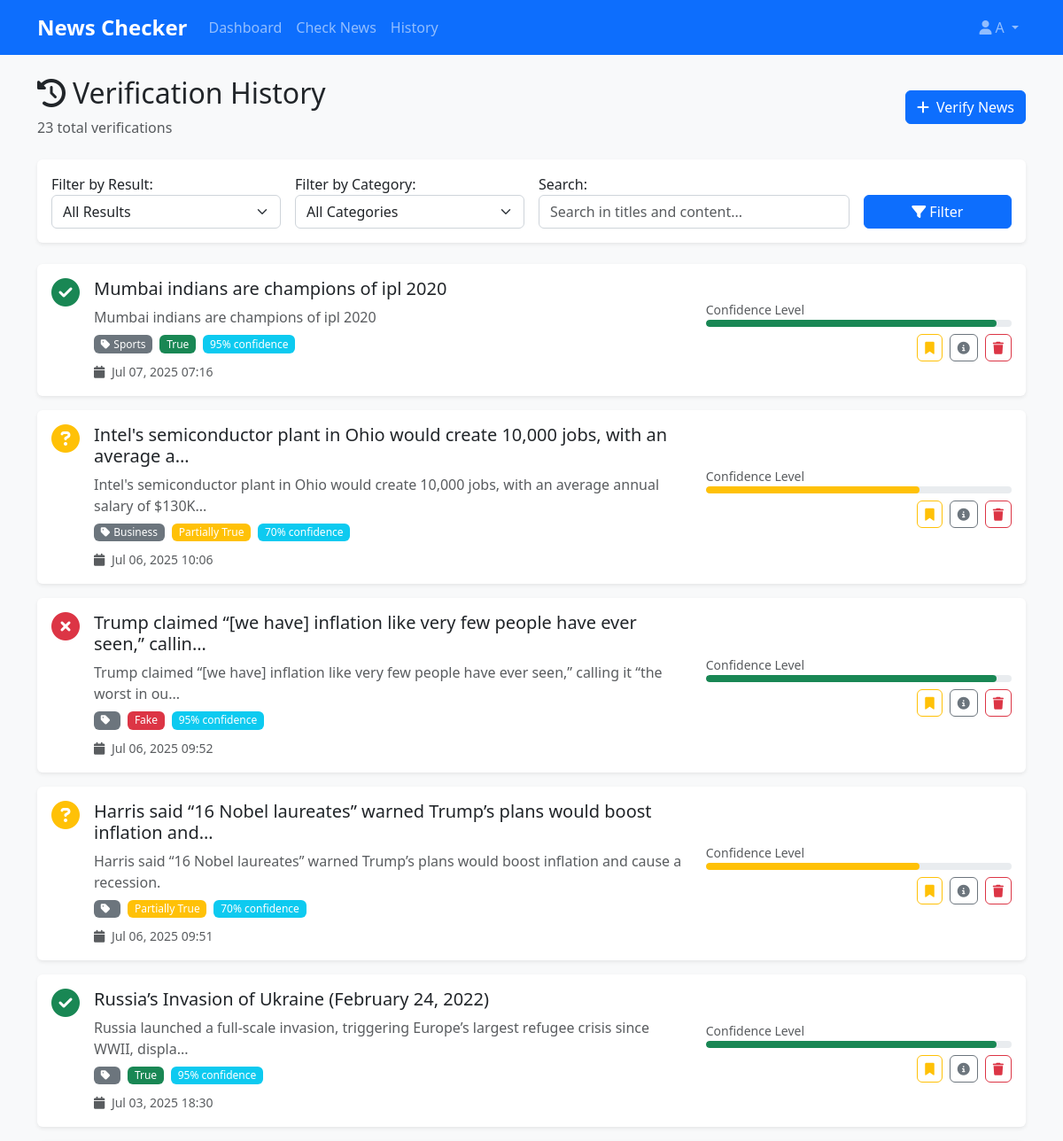
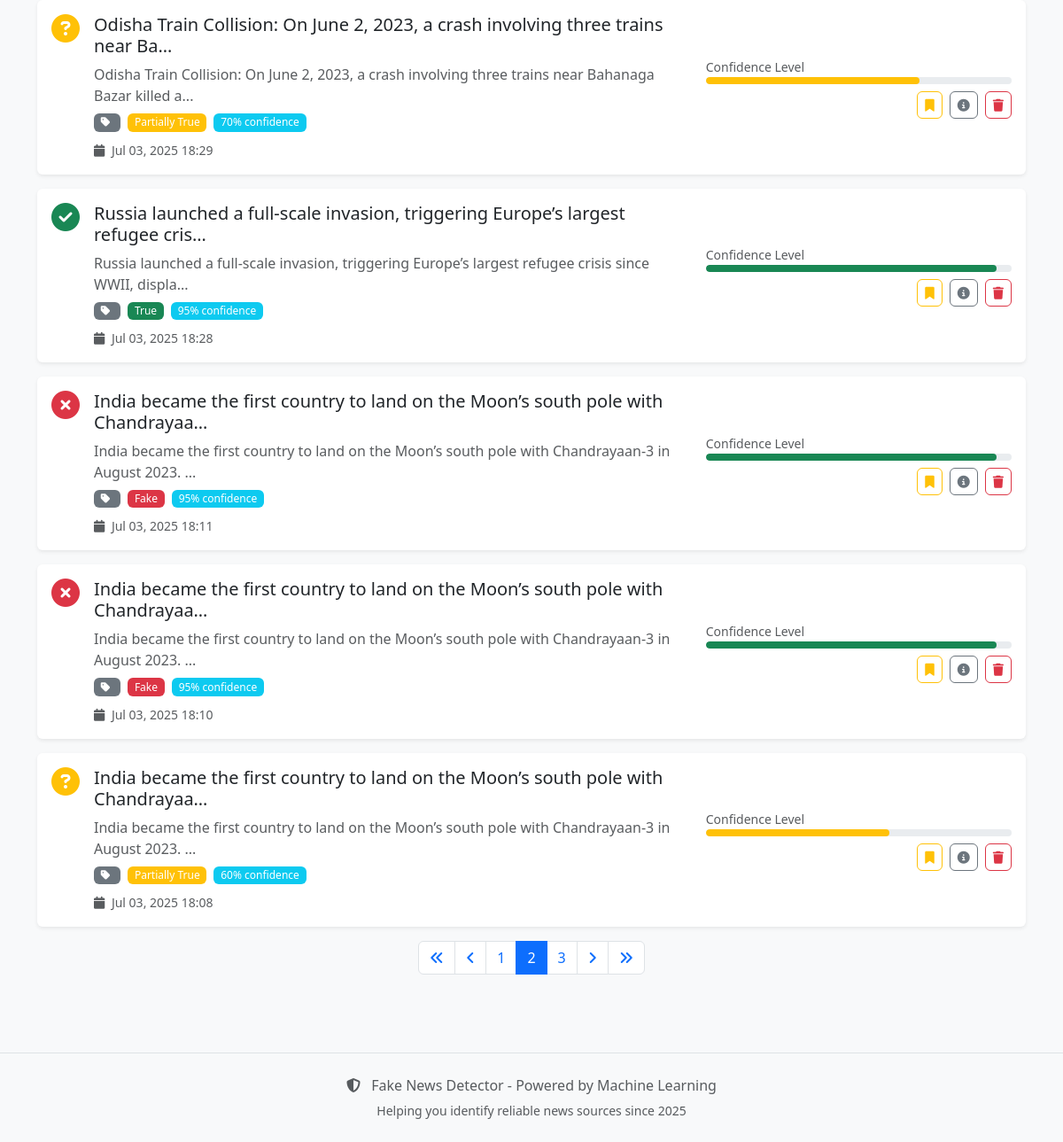
The page /verifier/history/?page=2 (signed in) on the database its author committed (2 pictures, top to bottom).
### verifier/models.py (models this page shows, shortened)
class VerificationResult(models.Model):
    PREDICTION_CHOICES = [
        ('True', 'True News'),
        ('Fake', 'Fake News'),
        ('Partially True', 'Partially True'),
    ]
    CATEGORY_CHOICES = [
        ('Politics', 'Politics'),
        ('Technology', 'Technology'),
        ('Health', 'Health'),
        ('Sports', 'Sports'),
        ('Entertainment', 'Entertainment'),
        ('Business', 'Business'),
        ('Science', 'Science'),
        ('Other', 'Other'),
    ]
    user = models.ForeignKey(User, on_delete=models.CASCADE)
    title = models.CharField(max_length=500)
    content = models.TextField()
    prediction = models.CharField(max_length=20, choices=PREDICTION_CHOICES)
    confidence = models.FloatField(default=0.0)
    category = models.CharField(max_length=20, choices=CATEGORY_CHOICES, default='Other')
    created_at = models.DateTimeField(auto_now_add=True)
    is_bookmarked = models.BooleanField(default=False)
    class Meta:
        ordering = ['-created_at']
    @property
    def content_preview(self):
        return self.content[:100] + '...' if len(self.content) > 100 else self.content

### verifier/views.py (the view)
# urls.py: path('history/', views.verification_history, name='history'),
@login_required
def verification_history(request):
    filter_form = HistoryFilterForm(request.GET)
    results = VerificationResult.objects.filter(user=request.user)
    if filter_form.is_valid():
        result_filter = filter_form.cleaned_data.get('result_filter')
        category_filter = filter_form.cleaned_data.get('category_filter')
        search = filter_form.cleaned_data.get('search')
        if result_filter:
            results = results.filter(prediction=result_filter)
        if category_filter:
            results = results.filter(category=category_filter)
        if search:
            results = results.filter(
                Q(title__icontains=search) | Q(content__icontains=search)
            )
    paginator = Paginator(results, 10)
    page_number = request.GET.get('page')
    page_obj = paginator.get_page(page_number)
    context = {
        'page_obj': page_obj,
        'filter_form': filter_form,
        'total_results': results.count()
    }
    return render(request, 'verifier/history.html', context)

### templates/verifier/history.html (shortened to what this page needs)
{% extends 'base.html' %}
{% load static %}
{% block content %}
<div class="row">
    <div class="col-12">
        <div class="d-flex justify-content-between align-items-center mb-4">
            <div>
                <h1 class="h2">
                    <i class="fas fa-history me-2"></i>Verification History
                </h1>
                <p class="text-muted mb-0">{{ total_results }} total verification{{ total_results|pluralize }}</p>
            </div>
            <div>
                <a href="{% url 'verifier:verify' %}" class="btn btn-primary">
                    <i class="fas fa-plus me-2"></i>Verify News
                </a>
            </div>
        </div>
        <div class="card mb-4">
            <div class="card-body">
                <form method="get" class="row g-3">
                    <div class="col-md-3">
                        {{ filter_form.result_filter.label_tag }}
                        {{ filter_form.result_filter }}
                    </div>
                    <div class="col-md-3">
                        {{ filter_form.category_filter.label_tag }}
                        {{ filter_form.category_filter }}
                    </div>
                    <div class="col-md-4">
                        {{ filter_form.search.label_tag }}
                        {{ filter_form.search }}
                    </div>
                    <div class="col-md-2 d-flex align-items-end">
                        <button type="submit" class="btn btn-primary w-100">
                            <i class="fas fa-filter me-1"></i>Filter
                        </button>
                    </div>
                </form>
            </div>
        </div>
        {% if page_obj %}
            <div class="row">
                {% for result in page_obj %}
                    <div class="col-12 mb-3">
                        <div class="card">
                            <div class="card-body">
                                <div class="row">
                                    <div class="col-md-8">
                                        <div class="d-flex align-items-start">
                                            <div class="me-3">
                                                {% if result.prediction == 'True' %}
                                                    <i class="fas fa-check-circle fa-2x text-success"></i>
                                                {% elif result.prediction == 'Fake' %}
                                                    <i class="fas fa-times-circle fa-2x text-danger"></i>
                                                {% else %}
                                                    <i class="fas fa-question-circle fa-2x text-warning"></i>
                                                {% endif %}
                                            </div>
                                            <div class="flex-grow-1">
                                                <h5 class="card-title mb-2">
                                                    {{ result.title|truncatechars:80 }}
                                                </h5>
                                                <p class="card-text text-muted mb-2">
                                                    {{ result.content_preview }}
                                                </p>
                                                <div class="d-flex flex-wrap gap-2 mb-2">
                                                    <span class="badge bg-secondary">
                                                        <i class="fas fa-tag me-1"></i>{{ result.category }}
                                                    </span>
                                                    <span class="badge {% if result.prediction == 'True' %}bg-success{% elif result.prediction == 'Fake' %}bg-danger{% else %}bg-warning{% endif %}">
                                                        {{ result.prediction }}
                                                    </span>
                                                    <span class="badge bg-info">
                                                        {% widthratio result.confidence 1 100 %}% confidence
                                                    </span>
                                                </div>
                                                <small class="text-muted">
                                                    <i class="fas fa-calendar me-1"></i>
                                                    {{ result.created_at|date:"M d, Y H:i" }}
                                                </small>
                                            </div>
                                        </div>
                                    </div>
                                    <div class="col-md-4">
                                        <div class="d-flex flex-column gap-2 h-100 justify-content-center">
                                            <div>
                                                <small class="text-muted">Confidence Level</small>
                                                <div class="progress" style="height: 8px;">
                                                    <div class="progress-bar {% if result.confidence > 0.7 %}bg-success{% elif result.confidence > 0.5 %}bg-warning{% else %}bg-danger{% endif %}"
                                                         style="width: {% widthratio result.confidence 1 100 %}%">
                                                    </div>
                                                </div>
                                            </div>
                                            <div class="btn-group btn-group-sm justify-content-end" role="group">
                                                <div class="d-flex align-items-center gap-2">
                                                    <form method="post" action="{% url 'verifier:toggle_bookmark' result.id %}" class="m-0">
                                                        <button type="submit" class="btn btn-sm {% if result.is_bookmarked %}btn-warning{% else %}btn-outline-warning{% endif %}" title="{% if result.is_bookmarked %}Remove bookmark{% else %}Bookmark{% endif %}">
                                                            <i class="fas fa-bookmark"></i>
                                                        </button>
                                                    </form>
                                                    <button type="button" class="btn btn-sm btn-outline-secondary" data-bs-toggle="collapse" data-bs-target="#details-{{ result.id }}" title="View details">
                                                        <i class="fas fa-info-circle"></i>
                                                    </button>
                                                    <form method="post" action="{% url 'verifier:delete_result' result.id %}" class="m-0" onsubmit="return confirm('Are you sure you want to delete this result?');">
                                                        <button type="submit" class="btn btn-sm btn-outline-danger" title="Delete">
                                                            <i class="fas fa-trash"></i>
                                                        </button>
                                                    </form>
                                                </div>
                                            </div>
                                        </div>
                                    </div>
                                </div>
                            </div>
                        </div>
                    </div>
                {% endfor %}
            </div>
            {% if page_obj.has_other_pages %}
                <nav aria-label="Verification history pagination">
                    <ul class="pagination justify-content-center">
                        {% if page_obj.has_previous %}
                            <li class="page-item">
                                <a class="page-link" href="?page=1">
                                    <i class="fas fa-angle-double-left"></i>
                                </a>
                            </li>
                            <li class="page-item">
                                <a class="page-link" href="?page={{ page_obj.previous_page_number }}">
                                    <i class="fas fa-angle-left"></i>
                                </a>
                            </li>
                        {% endif %}
                        {% for num in page_obj.paginator.page_range %}
                            {% if page_obj.number == num %}
                                <li class="page-item active">
                                    <span class="page-link">{{ num }}</span>
                                </li>
                            {% elif num > page_obj.number|add:'-3' and num < page_obj.number|add:'3' %}
                                <li class="page-item">
                                    <a class="page-link" href="?page={{ num }}">{{ num }}</a>
                                </li>
                            {% endif %}
                        {% endfor %}
                        {% if page_obj.has_next %}
                            <li class="page-item">
                                <a class="page-link" href="?page={{ page_obj.next_page_number }}">
                                    <i class="fas fa-angle-right"></i>
                                </a>
                            </li>
                            <li class="page-item">
                                <a class="page-link" href="?page={{ page_obj.paginator.num_pages }}">
                                    <i class="fas fa-angle-double-right"></i>
                                </a>
                            </li>
                        {% endif %}
                    </ul>
                </nav>
            {% endif %}
        {% endif %}
    </div>
</div>
{% endblock %}

### templates/base.html (shortened to what this page needs)
<!DOCTYPE html>
<html lang="en">
<head>
    <link href="https://cdn.jsdelivr.net/npm/bootstrap@5.3.0/dist/css/bootstrap.min.css" rel="stylesheet">
    <link href="https://cdnjs.cloudflare.com/ajax/libs/font-awesome/6.4.0/css/all.min.css" rel="stylesheet">
    <link href="{% load static %}{% static 'css/style.css' %}" rel="stylesheet">
</head>
<body>
    <nav class="navbar navbar-expand-lg navbar-dark bg-primary">
        <div class="container">
            <a class="navbar-brand" href="{% url 'index' %}">
                News Checker
            </a>
            <div class="collapse navbar-collapse" id="navbarNav">
                <ul class="navbar-nav me-auto">
                    {% if user.is_authenticated %}
                        <li class="nav-item">
                            <a class="nav-link" href="{% url 'dashboard:dashboard' %}">Dashboard</a>
                        </li>
                        <li class="nav-item">
                            <a class="nav-link" href="{% url 'verifier:verify' %}">Check News</a>
                        </li>
                        <li class="nav-item">
                            <a class="nav-link" href="{% url 'verifier:history' %}">History</a>
                        </li>
                    {% endif %}
                </ul>
                <ul class="navbar-nav">
                    {% if user.is_authenticated %}
                        <li class="nav-item dropdown">
                            <a class="nav-link dropdown-toggle" href="#" role="button" data-bs-toggle="dropdown">
                                <i class="fas fa-user me-1"></i>{{ user.first_name|default:user.username }}
                            </a>
                        </li>
                    {% endif %}
                </ul>
            </div>
        </div>
    </nav>
    <main class="container my-4">
        {% block content %}{% endblock %}
    </main>
    <footer class="bg-light text-center text-muted py-4 mt-5">
        <div class="container">
            <p class="mb-1">
                <i class="fas fa-shield-alt me-2"></i>
                Fake News Detector - Powered by Machine Learning
            </p>
            <p class="mb-0">
                <small>Helping you identify reliable news sources since 2025</small>
            </p>
        </div>
    </footer>
    <script src="{% load static %}{% static 'js/simple.js' %}"></script>
</body>
</html>

### rows shown on the page
VerificationResult: title "Mumbai indians are champions of ipl 2020", content_preview "Mumbai indians are champions of ipl 2020", category "Sports", prediction "True", confidence "95", created_at "Jul 07, 2025 07:16"
VerificationResult: title "Intel's semiconductor plant in Ohio would create 10,000 jobs, with an average a…", content_preview "Intel's semiconductor plant in Ohio would create 10,000 jobs, with an average annual salary of $130K...", category "Business", prediction "Partially True", confidence "70", created_at "Jul 06, 2025 10:06"
VerificationResult: title "Trump claimed “[we have] inflation like very few people have ever seen,” callin…", content_preview "Trump claimed “[we have] inflation like very few people have ever seen,” calling it “the worst in ou...", prediction "Fake", confidence "95", created_at "Jul 06, 2025 09:52"
VerificationResult: title "Harris said “16 Nobel laureates” warned Trump’s plans would boost inflation and…", content_preview "Harris said “16 Nobel laureates” warned Trump’s plans would boost inflation and cause a recession.", prediction "Partially True", confidence "70", created_at "Jul 06, 2025 09:51"
VerificationResult: title "Russia’s Invasion of Ukraine (February 24, 2022)", content_preview "Russia launched a full-scale invasion, triggering Europe’s largest refugee crisis since WWII, displa...", prediction "True", confidence "95", created_at "Jul 03, 2025 18:30"
VerificationResult: title "Odisha Train Collision: On June 2, 2023, a crash involving three trains near Ba…", content_preview "Odisha Train Collision: On June 2, 2023, a crash involving three trains near Bahanaga Bazar killed a...", prediction "Partially True", confidence "70", created_at "Jul 03, 2025 18:29"
VerificationResult: title "Russia launched a full-scale invasion, triggering Europe’s largest refugee cris…", content_preview "Russia launched a full-scale invasion, triggering Europe’s largest refugee crisis since WWII, displa...", prediction "True", confidence "95", created_at "Jul 03, 2025 18:28"
VerificationResult: title "India became the first country to land on the Moon’s south pole with Chandrayaa…", content_preview "India became the first country to land on the Moon’s south pole with Chandrayaan-3 in August 2023. ...", prediction "Fake", confidence "95", created_at "Jul 03, 2025 18:11"
VerificationResult: title "India became the first country to land on the Moon’s south pole with Chandrayaa…", content_preview "India became the first country to land on the Moon’s south pole with Chandrayaan-3 in August 2023. ...", prediction "Fake", confidence "95", created_at "Jul 03, 2025 18:10"
VerificationResult: title "India became the first country to land on the Moon’s south pole with Chandrayaa…", content_preview "India became the first country to land on the Moon’s south pole with Chandrayaan-3 in August 2023. ...", prediction "Partially True", confidence "60", created_at "Jul 03, 2025 18:08"

### other values the page prints
{{ user.first_name|default:user.username }} "A"
{{ total_results }} "23"
{{ filter_form.result_filter.label_tag }} "Filter by Result:"
{{ filter_form.category_filter.label_tag }} "Filter by Category:"
{{ filter_form.search.label_tag }} "Search:"
{{ num }} "1" "3"
{{ num }} "2"
